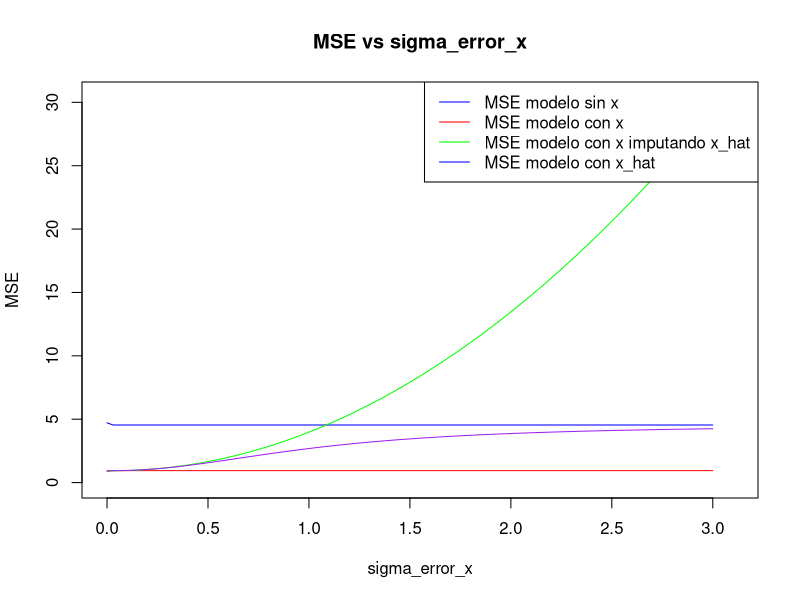

This chart was generated by the following R code:

library(tidyverse)


mean_squared_error <- function(x, y) {
  mean((x - y)^2)
}


### Generación datos mock
make_mock_data <- function(
    N = 100, alpha = 1, beta = 2, sigma_epsilon = 1.0,
    sigma_x = 1.0, sigma_error_x= 0.0, seed = 2025
    ) {

        if (!is.null(seed)) {
            set.seed(seed)
        }

        x <- rnorm(N, 0, sigma_x)
        x_hat <- rnorm(N, x, sigma_error_x)
        y <- rnorm(N, alpha + beta*x, sigma_epsilon)

        the_tibble = tibble(
            x = x,
            x_hat = x_hat,
            y = y
        )

        m_0 <- lm(y ~ 1, the_tibble)
        m_1x <- lm(y ~ x, the_tibble)
        m_1x_hat <- lm(y ~ x_hat, the_tibble)

        the_tibble <- the_tibble %>%
            mutate(
            f_0 = predict(m_0, the_tibble),
            f_1x = predict(m_1x, the_tibble),
            f_1x_x_hat = predict(m_1x, the_tibble %>% select(x = x_hat)),
            f_1x_hat_x_hat = predict(m_1x_hat, the_tibble)
            )

        mse_0 <- mean_squared_error(the_tibble$f_0, the_tibble$y)
        mse_1x <- mean_squared_error(the_tibble$f_1x, the_tibble$y)
        mse_1x_x_hat <- mean_squared_error(the_tibble$f_1x_x_hat, the_tibble$y)
        mse_1x_hat_x_hat <- mean_squared_error(the_tibble$f_1x_hat_x_hat, the_tibble$y)

        out <- list(
            tibble = the_tibble,
            m_0 = m_0,
            m_1x = m_1x,
            m_1x_hat = m_1x_hat,
            mse_0 = mse_0,
            mse_1x = mse_1x,
            mse_1x_x_hat = mse_1x_x_hat,
            mse_1x_hat_x_hat = mse_1x_hat_x_hat
        )

        return(out)
}

# Entre usar x_hat y eliminar la variable
# Mejor
make_mock_data(sigma_error_x = 1000)

# Initializae empty list with 10 elements
res_list <- vector("list", 100)
sigmas_error_x <- seq(0, 3, length.out = 100)
for (i in 1:100) {
  aux <- make_mock_data(sigma_error_x = sigmas_error_x[i])
  res_list[[i]] <- c(
    sigma_error_x = sigmas_error_x[i],
    mse_0 = aux$mse_0, 
    mse_1x = aux$mse_1x, 
    mse_1x_x_hat = aux$mse_1x_x_hat,
    mse_1x_hat_x_hat = aux$mse_1x_hat_x_hat
    )
}

res <- sapply(res_list, function(x) {x}) %>% t

res

plot(res[, "sigma_error_x"], res[, "mse_0"],
     type = "l", col = "blue",
     xlab = "sigma_error_x", ylab = "MSE",
     main = "MSE vs sigma_error_x",
     xlim = c(0, max(res[, "sigma_error_x"]) + 0.1),
     ylim = c(0, max(res[, c("mse_0", "mse_1x", "mse_1x_x_hat", "mse_1x_hat_x_hat")]) + 1))
lines(res[, "sigma_error_x"], res[, "mse_1x"], col = "red")
lines(res[, "sigma_error_x"], res[, "mse_1x_x_hat"], col = "green")
lines(res[, "sigma_error_x"], res[, "mse_1x_hat_x_hat"], col = "purple")
legend("topright",
       legend = c("MSE modelo sin x",
                  "MSE modelo con x",
                  "MSE modelo con x imputando x_hat",
                  "MSE modelo con x_hat"),
       col = c("blue", "red", "green"), lty = 1)

res2 <- make_mock_data(sigma_error_x = sigmas_error_x[i])


beta_hat <- res2$m_1x$coefficients[2]
mejora <- (res2$mse_0 - res2$mse_1x)

umbral_mse <- (mejora / beta_hat^2)^.5

umbral_mse